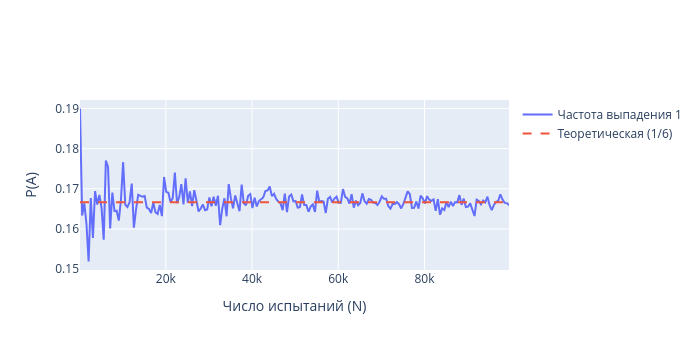

Write notebook code for a chart like this one.
### Markdown cell above
## 1.1 Задача (подбрасывание кубика)
Требуется оценить вероятность выпадения 1 при подбрасывании игрального кубика с помощью классической и частотной вероятности (из 100 000 000 испытаний).

Пользуясь классическим определением, получим:
$$p = \frac{1}{6} = 0.1(6)$$

Оценим частоту выпадения 1 очка при 100 000 000 подбрасываниях игрального кубика.

### Code cell
import numpy as np

number_of_rolls = 100000000
dice_rolls = np.random.randint(1, 7, number_of_rolls)
len(dice_rolls[dice_rolls == 1]) / number_of_rolls
import numpy as np
import plotly.graph_objs as go

# Моделирование сходимости частоты выпадения 1 к вероятности 1/6
N_values = np.array(range(100, 100001, 500))
P_A_values = []

for N in N_values:
    rolls = np.random.randint(1, 7, N)
    freq_1 = np.sum(rolls == 1) / N
    P_A_values.append(freq_1)

P_theory = [1/6] * len(N_values)

fig = go.Figure(layout=dict(width=700, height=350))
fig.add_trace(go.Scatter(x=N_values, y=P_A_values, name='Частота выпадения 1'))
fig.add_trace(go.Scatter(x=N_values, y=P_theory, name='Теоретическая (1/6)', line_dash='dash'))
fig.update_xaxes(title_text='Число испытаний (N)')
fig.update_yaxes(title_text='P(A)')
fig.show()

### Figure 1 — Plotly figure (JSON) as saved in the notebook; plotly's stock layout.template omitted (floating-point values rounded to 4 significant figures; data arrays with more than 128 entries replaced by an {"elided": "..."} marker saying what was removed)
{"data": [{"name": "Частота выпадения 1", "type": "scatter", "x": {"elided": "200 int values"}, "y": {"elided": "200 float values"}}, {"line": {"dash": "dash"}, "name": "Теоретическая (1/6)", "type": "scatter", "x": {"elided": "200 int values"}, "y": {"elided": "200 float values"}}], "layout": {"height": 350, "width": 700, "xaxis": {"title": {"text": "Число испытаний (N)"}}, "yaxis": {"title": {"text": "P(A)"}}}}
